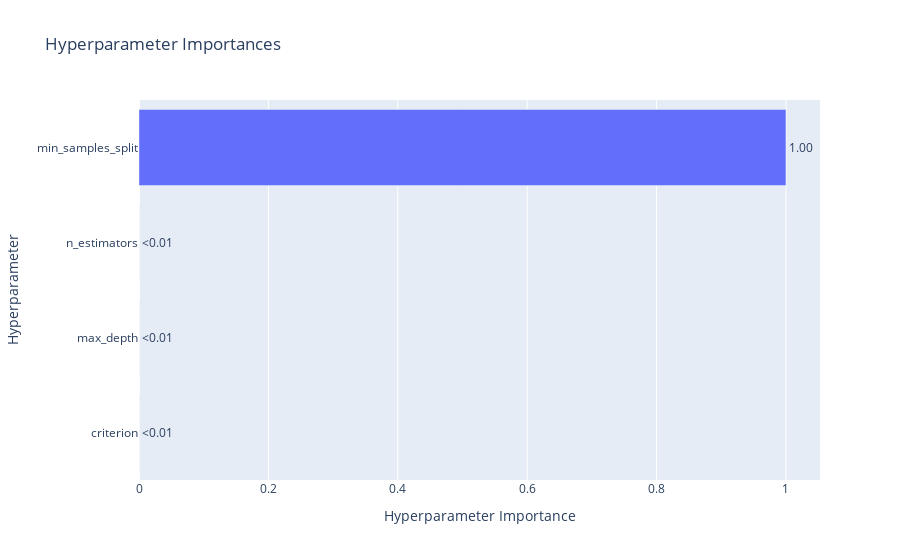

Notebook code cell kept with this figure:
### Markdown cell above
`하이퍼파라미터(Hyperparameter)`는 각 시도(trial)를 거치면서 최고 점수가 어떻게 개선되었는지를 보여줍니다.  초반에 성능이 급격히 오르다가 특정 시점부터 수렴하는 양상을 관찰할 수 있습니다.

### Code cell
# 2. 하이퍼파라미터 중요도 시각화 (Parameter Importances)
# 어떤 파라미터가 성능에 가장 큰 영향을 미쳤는지 보여줍니다.
plot_param_importances(study_rf)

### Figure 1 — Plotly figure (JSON) as saved in the notebook; plotly's stock layout.template omitted (floating-point values rounded to 4 significant figures)
{"data": [{"cliponaxis": false, "hovertemplate": ["criterion (CategoricalDistribution): 8.338111268466961e-06<extra></extra>", "max_depth (IntDistribution): 1.9225902382676e-05<extra></extra>", "n_estimators (IntDistribution): 2.228466444061558e-05<extra></extra>", "min_samples_split (FloatDistribution): 0.9999501513219082<extra></extra>"], "name": "Objective Value", "orientation": "h", "text": ["<0.01", "<0.01", "<0.01", "1.00"], "textposition": "outside", "type": "bar", "x": [8.338e-06, 1.923e-05, 2.228e-05, 1.0], "y": ["criterion", "max_depth", "n_estimators", "min_samples_split"]}], "layout": {"title": {"text": "Hyperparameter Importances"}, "xaxis": {"title": {"text": "Hyperparameter Importance"}}, "yaxis": {"title": {"text": "Hyperparameter"}}}}
